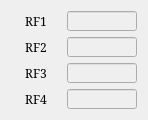
   <widget class="QWidget" name="gridLayoutWidget_9">
    <property name="geometry">
     <rect>
      <x>10</x>
      <y>390</y>
      <width>128</width>
      <height>100</height>
     </rect>
    </property>
    <layout class="QGridLayout" name="gridLayout_7">
     <item row="1" column="1">
      <widget class="QLineEdit" name="LE_JOINT_RF2">
       <property name="enabled">
        <bool>false</bool>
       </property>
       <property name="sizePolicy">
        <sizepolicy hsizetype="Fixed" vsizetype="Fixed">
         <horstretch>0</horstretch>
         <verstretch>0</verstretch>
        </sizepolicy>
       </property>
       <property name="minimumSize">
        <size>
         <width>70</width>
         <height>20</height>
        </size>
       </property>
       <property name="maximumSize">
        <size>
         <width>70</width>
         <height>20</height>
        </size>
       </property>
       <property name="font">
        <font>
         <family>Serif</family>
         <pointsize>9</pointsize>
        </font>
       </property>
       <property name="alignment">
        <set>Qt::AlignRight|Qt::AlignTrailing|Qt::AlignVCenter</set>
       </property>
       <property name="readOnly">
        <bool>true</bool>
       </property>
      </widget>
     </item>
     <item row="0" column="1">
      <widget class="QLineEdit" name="LE_JOINT_RF1">
       <property name="enabled">
        <bool>false</bool>
       </property>
       <property name="sizePolicy">
        <sizepolicy hsizetype="Fixed" vsizetype="Fixed">
         <horstretch>0</horstretch>
         <verstretch>0</verstretch>
        </sizepolicy>
       </property>
       <property name="minimumSize">
        <size>
         <width>70</width>
         <height>20</height>
        </size>
       </property>
       <property name="maximumSize">
        <size>
         <width>70</width>
         <height>20</height>
        </size>
       </property>
       <property name="font">
        <font>
         <family>Serif</family>
         <pointsize>9</pointsize>
        </font>
       </property>
       <property name="alignment">
        <set>Qt::AlignRight|Qt::AlignTrailing|Qt::AlignVCenter</set>
       </property>
       <property name="readOnly">
        <bool>true</bool>
       </property>
      </widget>
     </item>
     <item row="1" column="0">
      <widget class="QLabel" name="label_28">
       <property name="sizePolicy">
        <sizepolicy hsizetype="Fixed" vsizetype="Fixed">
         <horstretch>0</horstretch>
         <verstretch>0</verstretch>
        </sizepolicy>
       </property>
       <property name="minimumSize">
        <size>
         <width>50</width>
         <height>20</height>
        </size>
       </property>
       <property name="maximumSize">
        <size>
         <width>50</width>
         <height>20</height>
        </size>
       </property>
       <property name="font">
        <font>
         <family>Serif</family>
         <pointsize>9</pointsize>
        </font>
       </property>
       <property name="text">
        <string>RF2</string>
       </property>
       <property name="alignment">
        <set>Qt::AlignCenter</set>
       </property>
      </widget>
     </item>
     <item row="0" column="0">
      <widget class="QLabel" name="label_26">
       <property name="sizePolicy">
        <sizepolicy hsizetype="Fixed" vsizetype="Fixed">
         <horstretch>0</horstretch>
         <verstretch>0</verstretch>
        </sizepolicy>
       </property>
       <property name="minimumSize">
        <size>
         <width>50</width>
         <height>20</height>
        </size>
       </property>
       <property name="maximumSize">
        <size>
         <width>50</width>
         <height>20</height>
        </size>
       </property>
       <property name="font">
        <font>
         <family>Serif</family>
         <pointsize>9</pointsize>
        </font>
       </property>
       <property name="text">
        <string>RF1</string>
       </property>
       <property name="alignment">
        <set>Qt::AlignCenter</set>
       </property>
      </widget>
     </item>
     <item row="2" column="1">
      <widget class="QLineEdit" name="LE_JOINT_RF3">
       <property name="enabled">
        <bool>false</bool>
       </property>
       <property name="sizePolicy">
        <sizepolicy hsizetype="Fixed" vsizetype="Fixed">
         <horstretch>0</horstretch>
         <verstretch>0</verstretch>
        </sizepolicy>
       </property>
       <property name="minimumSize">
        <size>
         <width>70</width>
         <height>20</height>
        </size>
       </property>
       <property name="maximumSize">
        <size>
         <width>70</width>
         <height>20</height>
        </size>
       </property>
       <property name="font">
        <font>
         <family>Serif</family>
         <pointsize>9</pointsize>
        </font>
       </property>
       <property name="alignment">
        <set>Qt::AlignRight|Qt::AlignTrailing|Qt::AlignVCenter</set>
       </property>
       <property name="readOnly">
        <bool>true</bool>
       </property>
      </widget>
     </item>
     <item row="2" column="0">
      <widget class="QLabel" name="label_39">
       <property name="sizePolicy">
        <sizepolicy hsizetype="Fixed" vsizetype="Fixed">
         <horstretch>0</horstretch>
         <verstretch>0</verstretch>
        </sizepolicy>
       </property>
       <property name="minimumSize">
        <size>
         <width>50</width>
         <height>20</height>
        </size>
       </property>
       <property name="maximumSize">
        <size>
         <width>50</width>
         <height>20</height>
        </size>
       </property>
       <property name="font">
        <font>
         <family>Serif</family>
         <pointsize>9</pointsize>
        </font>
       </property>
       <property name="text">
        <string>RF3</string>
       </property>
       <property name="alignment">
        <set>Qt::AlignCenter</set>
       </property>
      </widget>
     </item>
     <item row="3" column="0">
      <widget class="QLabel" name="label_40">
       <property name="sizePolicy">
        <sizepolicy hsizetype="Fixed" vsizetype="Fixed">
         <horstretch>0</horstretch>
         <verstretch>0</verstretch>
        </sizepolicy>
       </property>
       <property name="minimumSize">
        <size>
         <width>50</width>
         <height>20</height>
        </size>
       </property>
       <property name="maximumSize">
        <size>
         <width>50</width>
         <height>20</height>
        </size>
       </property>
       <property name="font">
        <font>
         <family>Serif</family>
         <pointsize>9</pointsize>
        </font>
       </property>
       <property name="text">
        <string>RF4</string>
       </property>
       <property name="alignment">
        <set>Qt::AlignCenter</set>
       </property>
      </widget>
     </item>
     <item row="3" column="1">
      <widget class="QLineEdit" name="LE_JOINT_RF4">
       <property name="enabled">
        <bool>false</bool>
       </property>
       <property name="sizePolicy">
        <sizepolicy hsizetype="Fixed" vsizetype="Fixed">
         <horstretch>0</horstretch>
         <verstretch>0</verstretch>
        </sizepolicy>
       </property>
       <property name="minimumSize">
        <size>
         <width>70</width>
         <height>20</height>
        </size>
       </property>
       <property name="maximumSize">
        <size>
         <width>70</width>
         <height>20</height>
        </size>
       </property>
       <property name="font">
        <font>
         <family>Serif</family>
         <pointsize>9</pointsize>
        </font>
       </property>
       <property name="alignment">
        <set>Qt::AlignRight|Qt::AlignTrailing|Qt::AlignVCenter</set>
       </property>
       <property name="readOnly">
        <bool>true</bool>
       </property>
      </widget>
     </item>
    </layout>
   </widget>
